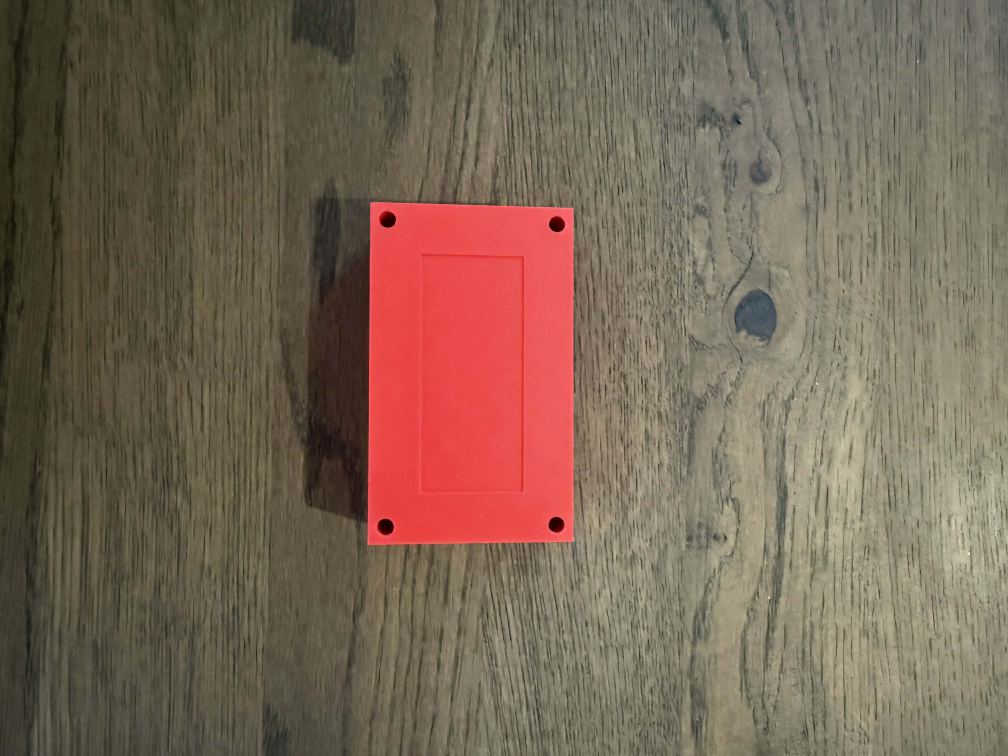
#> input picture 03_data/Sample_images/Sample2.jpg, 4032 x 3024 px (shown at 1/4 size); its folder holds 3 pictures in this run
$ python rescale_size_drawing.py
#> lines starting #> are read from the running program, lines starting #| are printed output that depends on the picture
from pathlib import Path
import numpy as np
import cv2 as cv

# Variables to locate "Sample_images" folder
SCRIPT_DIR = Path(__file__).resolve().parent
PROJECT_ROOT = SCRIPT_DIR.parents[1]
PICTURE_FOLDER = PROJECT_ROOT / "03_data" / "Sample_images"


def load_image(filename: str) -> np.ndarray:
    """Loads an image from the PICTURE_FOLDER directory.

    Args:
        filename (str): Name of the image file to load ("Sample1.jpg").

    Returns:
        NumPy: The loaded image in BGR format.

    Raises:
        AssertionError: if the image file cannot be found or loaded.
    """
#> called with filename = 'Sample2.jpg'
    path = PICTURE_FOLDER / filename
    img = cv.imread(str(path))
#> img is the input picture: shape (3024, 4032, 3); mean B, G, R 85.5, 102, 121.5
    assert img is not None, f"Could not read image: {path}"
    return img


def rescalePicture(frame: np.ndarray, scale: float = 0.4) -> np.ndarray:
    """Rescales the image based on the scale factor.

    Args:
        frame (np.ndarray): Input image loaded by OpenCV.
        scale (float, optional):
            Values <1 shrink the image, values >1 enlarge it.
            Defaults to 0.4.

    Returns:
        NumPy: The resized image.
    """
#> called with scale = 0.4
    width = int(frame.shape[1] * scale)
#> width = 1612
    height = int(frame.shape[0] * scale)
#> height = 1209
    return cv.resize(frame, (width, height), interpolation=cv.INTER_AREA)


# -------------------------------
# DRAWING FUNCTION
# -------------------------------
drawing = False
mode = True
ix, iy = -1, -1
original = None
overlay = None


def draw_rectangle(event, x, y, flags, param):
    """Mouse callback used to draw rectangles interactively on an image."""
    global ix, iy, drawing, mode, original, overlay

    if not mode:
        return

    if event == cv.EVENT_LBUTTONDOWN:
        drawing = True
        ix, iy = x, y

    elif event == cv.EVENT_MOUSEMOVE and drawing:
        if original is None:
            return
        overlay = original.copy()
        cv.rectangle(overlay, (ix, iy), (x, y), (255, 0, 0), 3)

    elif event == cv.EVENT_LBUTTONUP and drawing:
        drawing = False
        if original is None:
            return
        cv.rectangle(original, (ix, iy), (x, y), (255, 0, 0), 3)
        overlay = original.copy()


# -------------------------------
# DEMO CODE
# -------------------------------
def main():
    """Demo code to test the tools in this module."""

    global original, overlay, img, resized_image, h, w

    img = load_image("Sample2.jpg")
    resized_image = rescalePicture(img)
    h, w = img.shape[:2]
#> h = 3024; w = 4032


    text = f"Image Size: {h} x {w}px"
#> text = 'Image Size: 3024 x 4032px'
    cv.putText(resized_image, text, (10, 30), cv.FONT_ITALIC,
               1, (255, 255, 255), 2, cv.LINE_AA)
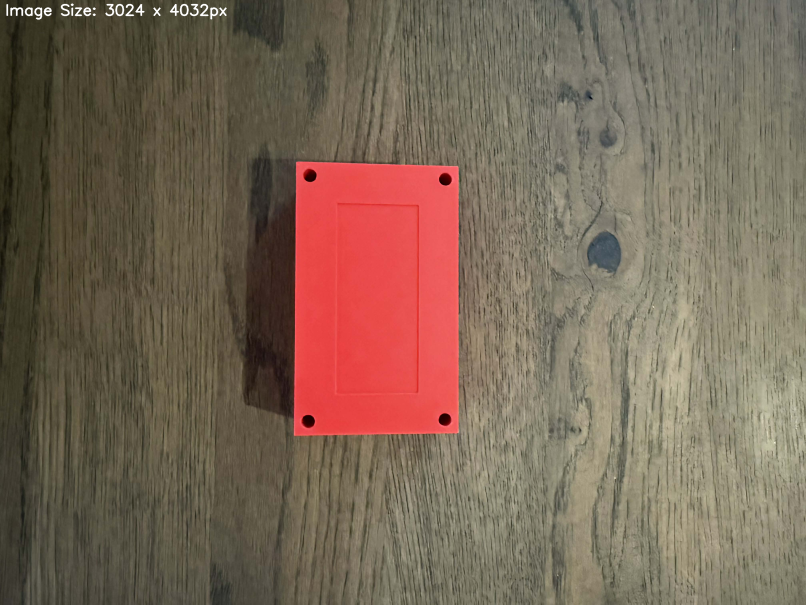
#> resized_image: shape (1209, 1612, 3) (shown at 1/2 size); mean B, G, R 85.9, 102.3, 121.9

    original = resized_image.copy()
    overlay = resized_image.copy()

    cv.namedWindow("Sample2")
    cv.setMouseCallback("Sample2", draw_rectangle)

    # Main loop
    while True:
        cv.imshow("Sample2", overlay)
        k = cv.waitKey(1) & 0xFF
#> (key Esc is pressed here)
        if k == ord("m"):
            mode = not mode
        elif k == 27:
            break

    cv.destroyAllWindows()

    print(img.shape)
#| (3024, 4032, 3)
    print("Color image (BGR)" if len(img.shape) == 3 else "Grayscale image")
#| Color image (BGR)

if __name__ == "__main__":
    main()
